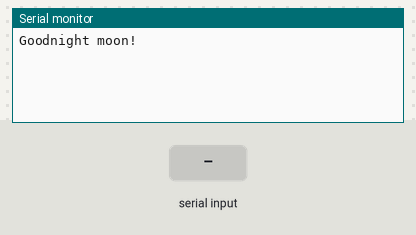
Bench run of a sketch on a simulated Arduino Uno, built with avr-gcc and run on an emulated ATmega328P. On the bench: the last lines printed to the serial monitor. The test bench sets the inputs (shaded band).

Above: at 2.2 s.
2.3 s: "1" received over the second serial link
At 3.5 s:
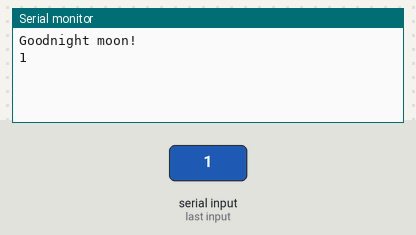
3.8 s: "0" received over the second serial link
At 4.8 s:
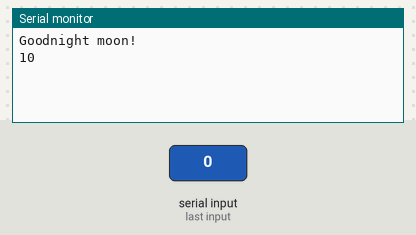

The sketch:

sketch_dec17a.ino
```cpp
#include <SoftwareSerial.h>

SoftwareSerial rf(3, 2); // TX, RX

void setup() {
  // put your setup code here, to run once:
  Serial.begin(9600);
  rf.begin(9600);

  Serial.println("Goodnight moon!");

  delay(1000);
  rf.write("Please...");
}

void loop() {
  // put your main code here, to run repeatedly:
  if (rf.available())
    Serial.write(rf.read());

  // Receive from PC and send it to bluetooth
  if (Serial.available())
    rf.write(Serial.read());
}
```

Measured:
- after the input at 2.3 s, the serial monitor: prints a new line at once (image 1)
- after the input at 3.8 s, the serial monitor: prints a new line at once (image 2)
